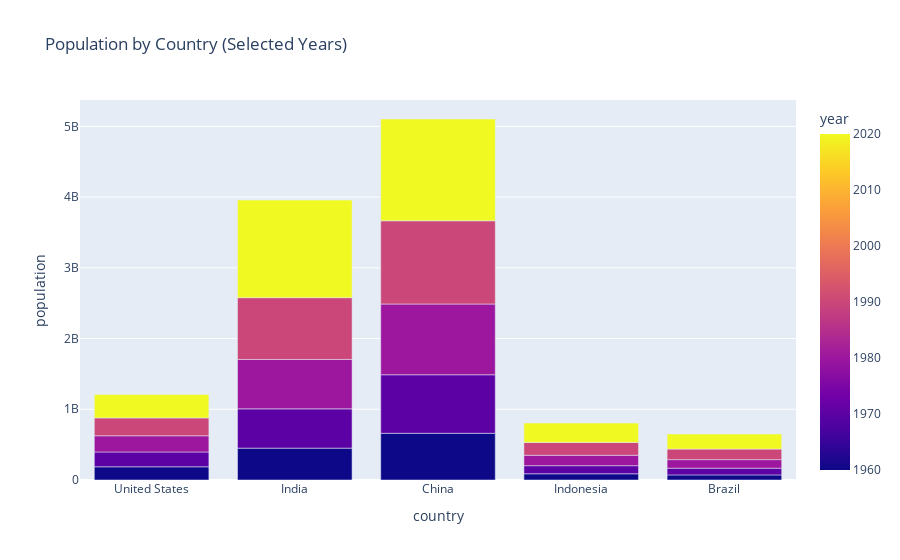

The cell this chart's notebook holds for it:
### Code cell
import plotly.express as px

fig = px.bar(
    df_long,
    x="country",
    y="population",
    color="year",
    barmode="group",
    title="Population by Country (Selected Years)"
)
fig.show()

### Figure 1 — Plotly figure (JSON) as saved in the notebook; plotly's stock layout.template omitted (floating-point values rounded to 4 significant figures)
{"data": [{"alignmentgroup": "True", "hovertemplate": "country=%{x}<br>population=%{y}<br>year=%{marker.color}<extra></extra>", "legendgroup": "", "marker": {"color": [1960, 1970, 1980, 1990, 2020, 1960, 1970, 1980, 1990, 2020, 1960, 1970, 1980, 1990, 2020, 1960, 1970, 1980, 1990, 2020, 1960, 1970, 1980, 1990, 2020], "coloraxis": "coloraxis", "pattern": {"shape": ""}}, "name": "", "offsetgroup": "", "orientation": "v", "showlegend": false, "textposition": "auto", "type": "bar", "x": ["United States", "United States", "United States", "United States", "United States", "India", "India", "India", "India", "India", "China", "China", "China", "China", "China", "Indonesia", "Indonesia", "Indonesia", "Indonesia", "Indonesia", "Brazil", "Brazil", "Brazil", "Brazil", "Brazil"], "xaxis": "x", "y": [186720571, 209513341, 229476354, 252120309, 331002651, 450547679, 555189792, 698952844, 873277798, 1380004385, 660408056, 827601394, 1000089235, 1176883674, 1439323776, 87751068, 114793178, 147447836, 181413402, 273523615, 72179226, 95113265, 120694009, 149003223, 212559417], "yaxis": "y"}], "layout": {"barmode": "group", "coloraxis": {"colorbar": {"title": {"text": "year"}}, "colorscale": [[0, "#0d0887"], [0.1111, "#46039f"], [0.2222, "#7201a8"], [0.3333, "#9c179e"], [0.4444, "#bd3786"], [0.5556, "#d8576b"], [0.6667, "#ed7953"], [0.7778, "#fb9f3a"], [0.8889, "#fdca26"], [1, "#f0f921"]]}, "legend": {"tracegroupgap": 0}, "title": {"text": "Population by Country (Selected Years)"}, "xaxis": {"anchor": "y", "domain": [0, 1], "title": {"text": "country"}}, "yaxis": {"anchor": "x", "domain": [0, 1], "title": {"text": "population"}}}}
